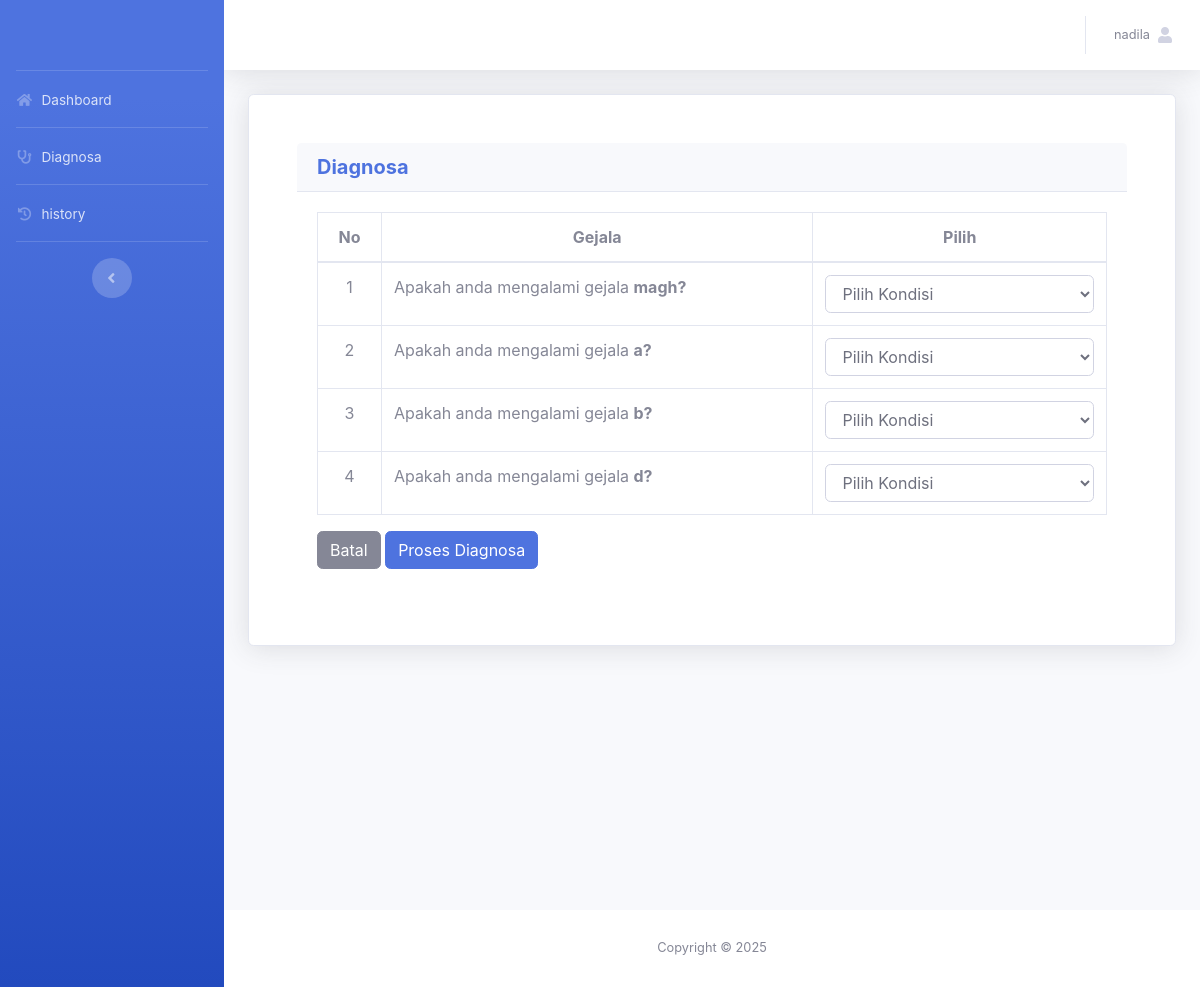
Page /pasien/diagnosa.php (signed in) on the committed database.
### tables this page shows
CREATE TABLE `tbl_gejala` (
  `id_gejala` int(11) NOT NULL,
  `nama_gejala` text NOT NULL,
  `nilai_gejala` double NOT NULL
);

### pasien/diagnosa.php (the view, shortened to what this page needs)
<?php
include '../assets/conn/config.php';
include 'header.php';
?>
<div class="container">
    <div class="card shadow p-5 mb-5">
        <div class="card-header">
            <h5 class="m-0 font-weight-bold text-primary">Diagnosa</h5>
        </div>
        <div class="card-body">
            <form action="diagnosa.php?aksi=diagnosa" method="post">
                <table class="table table-bordered">
                        <tr>
                            <th class="text-center">No</th>
                            <th class="text-center">Gejala</th>
                            <th class="text-center">Pilih</th>
                        </tr>
                    <tbody>
                        <?php
                        $data = mysqli_query($conn, "SELECT * FROM tbl_gejala ORDER BY id_gejala");
                        $i = 0;
                        while ($a = mysqli_fetch_array($data)) {
                            $i++;
                            echo "
                            <tr>
                                <td class='text-center'>$i</td>
                                <td class='text-justify'>Apakah anda mengalami gejala
                                <b>{$a['nama_gejala']}?</b></td>
                                <td>
                                <select class='form-control' name='kondisi[]'>
                                    <option selected disabled>Pilih Kondisi</option>
                                    <option value='0.8'>Yakin</option>
                                    <option value='0.6'>Cukup Yakin</option>
                                    <option value='0.4'>Kurang Yakin</option>
                                    <option value='0.2'>Tidak Yakin</option>
                                    <option value='0'>Sangat Tidak Yakin</option>
                                </select>
                                </td>
                            </tr>
                            <input type='hidden' name='id_gejala[]' value='{$a['id_gejala']}'>
                            ";
                        }
                        ?>
                    </tbody>
                </table>
                <a href="index.php" class="btn btn-secondary mb-2">Batal</a>
                <input type="submit" value="Proses Diagnosa" class="btn btn-primary mb-2">
            </form>
        </div>
    </div>
</div>
<?php
include 'footer.php';
?>

### pasien/header.php (shortened to what this page needs)
<?php
include '../assets/conn/config.php';
?>
<!DOCTYPE html>
<html lang="en">
<head>
  <link href="../assets/vendor/fontawesome-free/css/all.min.css" rel="stylesheet" type="text/css">
  <link href="../assets/css/sb-admin-2.min.css" rel="stylesheet">
  <link href="../assets/vendor/datatables/dataTables.bootstrap4.min.css" rel="stylesheet">
</head>
<body id="page-top">
  <div id="wrapper">
    <ul class="navbar-nav bg-gradient-primary sidebar sidebar-dark accordion" id="accordionSidebar">
      <a class="sidebar-brand d-flex align-items-center justify-content-center" href="index">
      </a>
      <hr class="sidebar-divider my-0">
      <li class="nav-item">
        <a class="nav-link" href="index.php">
          <i class="fas fa-fw fa-home"></i>
          <span>Dashboard</span></a>
      </li>
      <hr class="sidebar-divider my-0">
      <li class="nav-item">
        <a class="nav-link" href="diagnosa.php">
          <i class="fas fa-fw fa-stethoscope"></i>
          <span>Diagnosa</span></a>
      </li>
      <hr class="sidebar-divider my-0">
      <li class="nav-item">
        <a class="nav-link" href="history.php">
          <i class="fas fa-fw fa-history"></i>
          <span>history</span></a>
      </li>
      <hr class="sidebar-divider d-none d-md-block">
      <div class="text-center d-none d-md-inline">
        <button class="rounded-circle border-0" id="sidebarToggle"></button>
      </div>
    </ul>
    <div id="content-wrapper" class="d-flex flex-column">
      <div id="content">
        <nav class="navbar navbar-expand navbar-light bg-white topbar mb-4 static-top shadow">
          <ul class="navbar-nav ml-auto">
            <li class="nav-item dropdown no-arrow">
              <a class="nav-link dropdown-toggle" href="#" id="userDropdown" role="button"
                data-toggle="dropdown" aria-haspopup="true" aria-expanded="false">
                <?php
                $username = $_SESSION['username'];
                $det = mysqli_query($conn, "SELECT * from tbl_admin where username='$username'");
                while ($d = mysqli_fetch_array($det)) {
                ?>
                  <span class="mr-2 d-none d-lg-inline text-gray-600 small"><?php echo $d['nama_lengkap'] ?></span>
                <?php
                }
                ?>
                <span class="fa fa-user"><span>
              </a>
            </li>
          </ul>
        </nav>
</body>
</html>

### rows in the picture
tbl_gejala: nama_gejala "magh"
tbl_gejala: nama_gejala "a"
tbl_gejala: nama_gejala "b"
tbl_gejala: nama_gejala "d"

### other values in the picture
$d['nama_lengkap'] "nadila"
